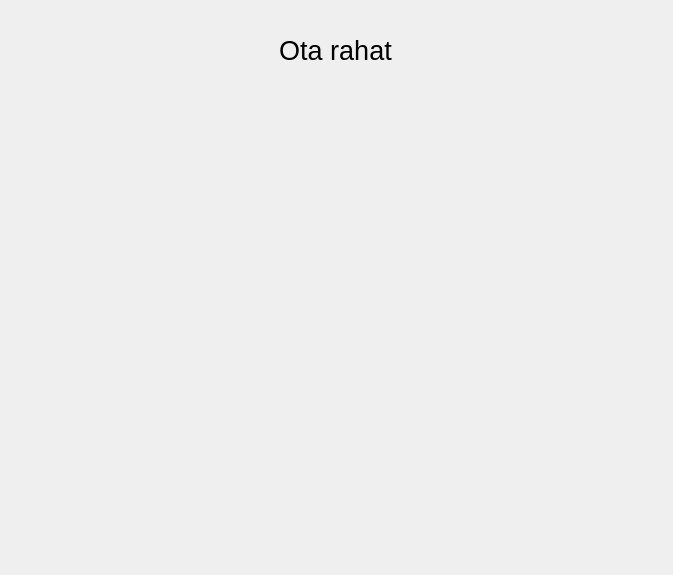
<?xml version="1.0" encoding="UTF-8"?>
<ui version="4.0">
 <class>takemoney</class>
 <widget class="QDialog" name="takemoney">
  <property name="geometry">
   <rect>
    <x>0</x>
    <y>0</y>
    <width>673</width>
    <height>575</height>
   </rect>
  </property>
  <property name="font">
   <font>
    <pointsize>20</pointsize>
   </font>
  </property>
  <property name="windowTitle">
   <string>Dialog</string>
  </property>
  <widget class="QLabel" name="label">
   <property name="geometry">
    <rect>
     <x>10</x>
     <y>10</y>
     <width>651</width>
     <height>81</height>
    </rect>
   </property>
   <property name="text">
    <string>Ota rahat</string>
   </property>
   <property name="alignment">
    <set>Qt::AlignCenter</set>
   </property>
  </widget>
  <widget class="QLabel" name="label_image">
   <property name="geometry">
    <rect>
     <x>10</x>
     <y>100</y>
     <width>651</width>
     <height>471</height>
    </rect>
   </property>
   <property name="text">
    <string/>
   </property>
   <property name="alignment">
    <set>Qt::AlignCenter</set>
   </property>
  </widget>
 </widget>
 <resources/>
 <connections/>
</ui>
